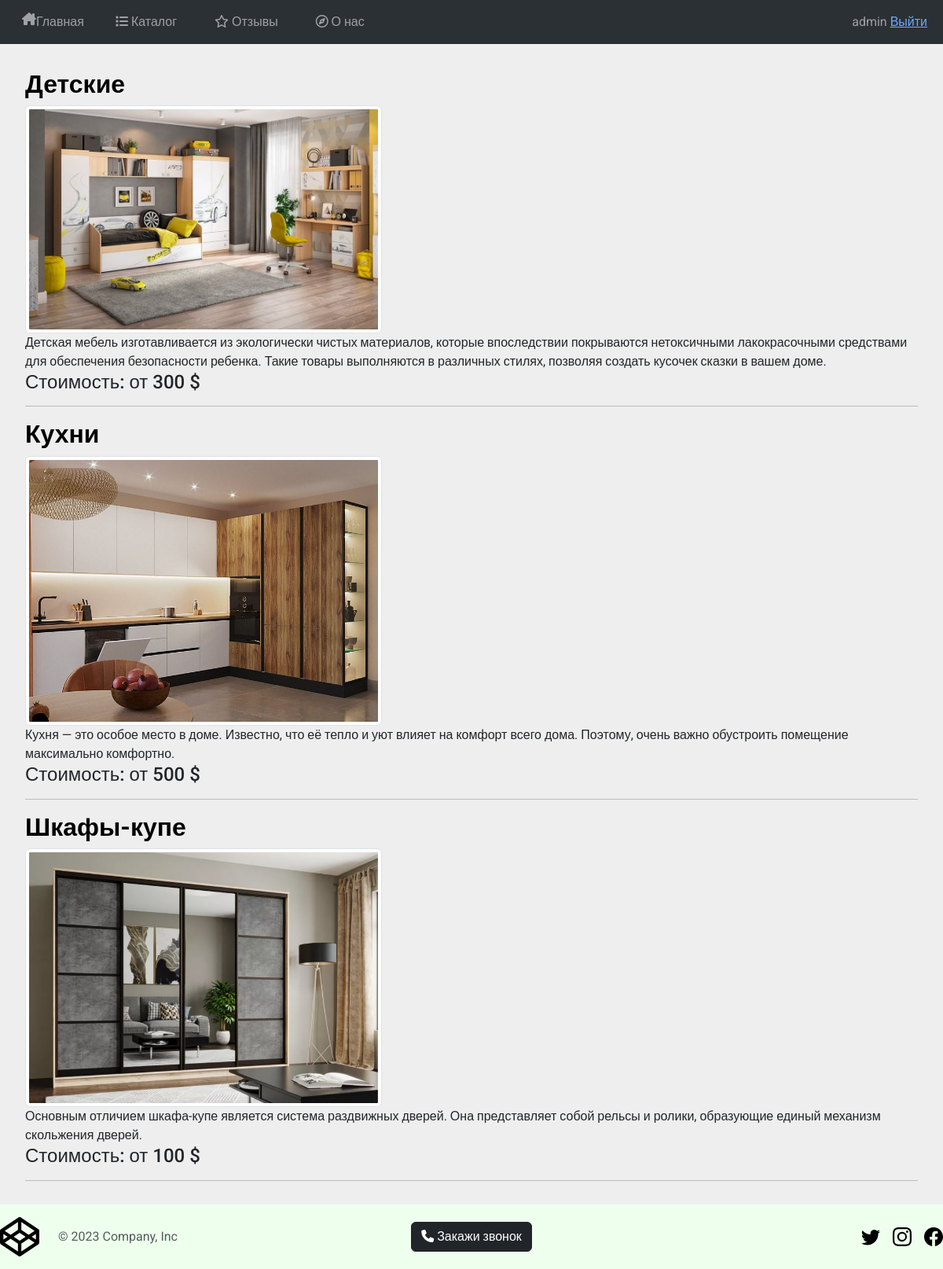
/catalog/ (signed in), run on the app's committed database.
### main/models.py (models this page shows, shortened)
class Catalog(models.Model):
    image = models.ImageField(upload_to='uploads')
    title = models.CharField(blank=False, max_length=30)
    content = models.TextField(blank=False)
    price = models.IntegerField(blank=False)
    class Meta:
        verbose_name = 'Product'
        verbose_name_plural = 'Products'

### main/views.py (the view)
# urls.py: path('catalog/', main_views.catalog, name='catalog'),
def catalog(request):
    tg_form = formtg(request)
    products = Catalog.objects.all()
    return render(request, 'main/catalog.html', {'products':products, 'form':tg_form})

### main/views.py (called while the page is built)
def formtg(request):
    if request.method == 'POST':
        form = Request(request.POST)
        if form.is_valid():
            user_entry = Telegram()
            user_entry.name = form.cleaned_data['name']
            user_entry.phone = form.cleaned_data['phone']
            user_entry.send_message()
            return form
        else:
            pass
    else:
        form = Request()
    return form

### main/templates/main/catalog.html (shortened to what this page needs)
{% extends 'main/layout.html' %}
{% block content %}
<div class="my-content">
    {% for p in products %}
    <a href="{% url 'product' p.id %}" style="text-decoration: none; color: black;">
        <h2><b>{{p.title}}</b></h2>
    </a>
    <a href="{% url 'product' p.id %}"><img width="40%" src="{{p.image.url}}" alt="" class="img-thumbnail">
    </a>
    <div>
        {{p.content}}
    </div>
    <h4>Стоимость: от {{p.price}} $</h4>
    <hr>
    {% endfor %}
</div>
{% endblock %}

### main/templates/main/layout.html (shortened to what this page needs)
{% load static %}
<!DOCTYPE html>
<html lang="en">
<head>
    <link rel="stylesheet" href="{% static 'main/css/bootstrap.min.css' %}">
    <link rel="stylesheet" href="{% static 'main/css/mystyle.css' %}">
</head>
<body style="font-family: 'Roboto', sans-serif; background-color: rgb(238, 238, 238);">
    <nav class="navbar navbar-expand-lg bg-body-tertiary" data-bs-theme="dark">
        <div class="container-fluid">
            <a class="nav-link navbar-nav my-margin-header" href="{% url 'home' %}"><i
                    class="fa-solid fa-house-chimney"></i> Главная</a>
            <div class="collapse navbar-collapse" id="navbarNav">
                <ul class="navbar-nav">
                    <li class="nav-item">
                        <a class="nav-link my-margin-header" aria-current="page" href="{% url 'catalog' %}"><i
                                class="fa-solid fa-list"></i> Каталог</a>
                    </li>
                    <li class="nav-item">
                        <a class="nav-link my-margin-header" href="{% url 'reviews' %}"><i
                                class="fa-regular fa-star"></i> Отзывы
                        </a>
                    </li>
                    <li class="nav-item">
                        <a class="nav-link my-margin-header" href="{% url 'about' %}"><i
                                class="fa-regular fa-compass"></i> О нас</a>
                    </li>
                </ul>
                <ul class="navbar-nav ms-auto">
                    <li class="nav-link">
                        {% if user.is_authenticated %}
                            {{ user.get_username }}
                            <a href="{% url 'logout' %}?next={{ request.path }}">Выйти</a>
                        {% else %}
                            <a href="{% url 'login' %}?next={{ request.path }}"><i class="fa-regular fa-user"></i></a>
                        {% endif %}
                    </li>
                </ul>
            </div>
        </div>
    </nav>
    {% block content %}
    {% endblock %}
    <div class="fixed-bottom">
        <footer class="d-flex flex-wrap justify-content-between align-items-center py-3">
            <div class="col-md-4 d-flex align-items-center">
                <a href="/" class="me-2 mb-md-0 text-body-secondary text-decoration-none lh-1">
                    <svg class="bi" width="50" height="50">
                        <use xlink:href="#logo" />
                    </svg>
                </a>
                <span class="mb-3 mb-md-0 text-body-secondary">&copy; 2023 Company, Inc</span>
            </div>
            <button type="button" class="btn btn-dark" data-bs-toggle="modal" data-bs-target="#TelegramModal">
                <i class="fa-solid fa-phone"></i> Закажи звонок
            </button>
            <ul class="nav col-md-4 justify-content-end list-unstyled d-flex">
                <li class="ms-3"><a class="text-body-secondary" href="https://twitter.com/?lang=ru"><svg class="bi" width="24" height="24">
                            <use xlink:href="#twitter" />
                        </svg></a></li>
                <li class="ms-3"><a class="text-body-secondary" href="https://www.instagram.com/"><svg class="bi" width="24" height="24">
                            <use xlink:href="#instagram" />
                        </svg></a></li>
                <li class="ms-3"><a class="text-body-secondary" href="https://www.facebook.com/?locale=ru_RU"><svg class="bi" width="24" height="24">
                            <use xlink:href="#facebook" />
                        </svg></a></li>
            </ul>
        </footer>
    </div>
</body>
</html>

### main/static/main/css/mystyle.css (style rules this page uses)
.my-content { margin: 1em; padding: 1em 1em 5em; }
.my-margin-header { margin: 0 1em; }
.fixed-bottom { background-color: rgb(238, 280, 238); }

### data on the page
Catalog: title "Детские", image (picture), content "Детская мебель изготавливается из экологически чистых материалов, которые впоследствии покрываются нетоксичными лакокрасочными средствами для обеспечения безопасности ребенка. Такие товары выполняются в различных стилях, позволяя создать кусочек сказки в вашем доме.", price "300"
Catalog: title "Кухни", image (picture), content "Кухня — это особое место в доме. Известно, что её тепло и уют влияет на комфорт всего дома. Поэтому, очень важно обустроить помещение максимально комфортно.", price "500"
Catalog: title "Шкафы-купе", image (picture), content "Основным отличием шкафа-купе является система раздвижных дверей. Она представляет собой рельсы и ролики, образующие единый механизм скольжения дверей.", price "100"

### other printed values
{{ user.get_username }} "admin"
